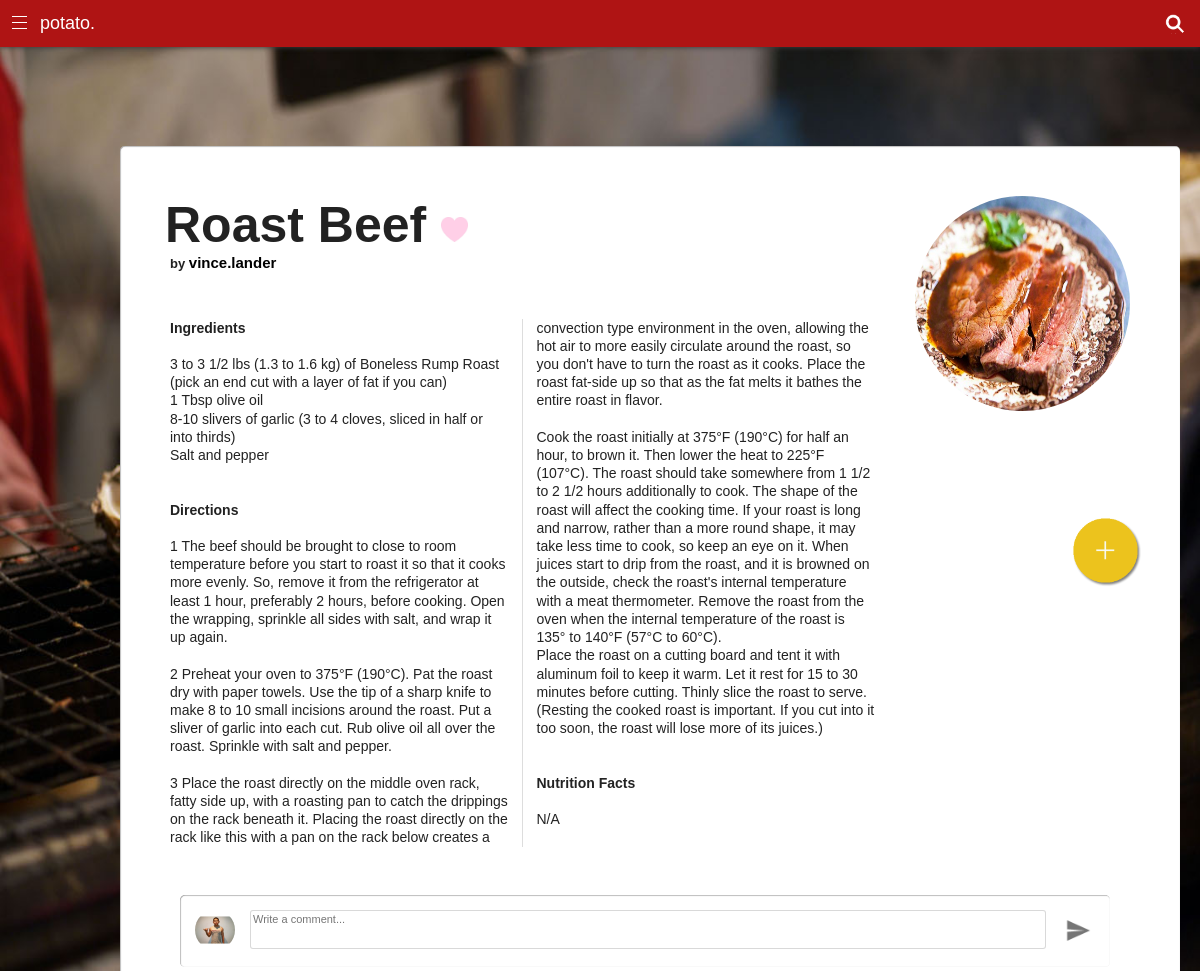
/recipe.php?link=10003 (signed in), run on the app's committed database.
### tables this page shows
CREATE TABLE `recipe` (
  `recipe_id` int(11) NOT NULL,
  `recipename` varchar(100) NOT NULL,
  `account_id` varchar(16) NOT NULL,
  `recipeimgname` varchar(45) NOT NULL,
  `file` varchar(45) NOT NULL,
  `favorite_count` int(11) NOT NULL DEFAULT '0',
  PRIMARY KEY (`recipe_id`)
);

CREATE TABLE `account` (
  `account_id` int(11) NOT NULL,
  `accimgname` varchar(45) NOT NULL DEFAULT 'default_pic.jpg',
  `username` varchar(16) NOT NULL,
  `password` varchar(16) NOT NULL,
  `firstname` varchar(45) NOT NULL,
  `lastname` varchar(45) NOT NULL,
  `email` varchar(45) NOT NULL,
  PRIMARY KEY (`account_id`)
);

### classes.php (called while the page is built, shortened)
<?php
class recipe
{
	private $recipe_id;
	private $recipe_name;
	private $account_id;
	private $recipeImg;
	private $ingredients;
	private $directions;
	private $facts;
	function __construct($id, $name, $accid, $img, $ing, $dir, $fac, $fcnt)
	{
		$this->recipe_id = $id;
		$this->recipe_name = $name;
		$this->account_id = $accid;
		$this->recipeImg = $img;
		$this->ingredients = $ing;
		$this->directions = $dir;
		$this->facts = $fac;
	}
	function set_ingredients($input)
	{
		$this->ingredients = $input;
	}
	function set_directions($input)
	{
		$this->directions = $input;
	}
	function set_facts($input)
	{
		$this->facts = $input;
	}
	function get_recipeid()
	{
		return $this->recipe_id;
	}
	function get_recipename()
	{
		return $this->recipe_name;
	}
	function get_accid()
	{
		return $this->account_id;
	}
	function get_recipeimg()
	{
		return $this->recipeImg;
	}
	function get_ingredients()
	{
		return $this->ingredients;
	}
	function get_directions()
	{
		return $this->directions;
	}
	function get_facts()
	{
		return $this->facts;
	}
}
class account
{
	public $account_id;
	public $account_img;
	public $username;
	function __construct($accid, $img, $user, $pass, $fn, $ln, $em)
	{
		$this->account_id = $accid;
		$this->account_img = $img;
		$this->username = $user;
	}
	function getUser()
	{
		return $this->username;
	}
	function getImg()
	{
		return $this->account_img;
	}
	function getAccid()
	{
		return $this->account_id;
	}
}
?>

### recipe.php (the view, shortened to what this page needs)
<?php
	include 'functions.php';
	loadAll();
	if(isset($_SESSION["username"])){
		$loggedIn_account = getAccount($_SESSION["username"]);
		$la_id = $loggedIn_account->getAccid();
		if(!isset($_GET["link"])){
			echo "<h1 align=\"center\">No recipe selected.</h1>";
			header('Refresh: 2; URL=home.php');
			exit;
		}
		else{
			$recipe_id = $_GET["link"];
			$recipe = getRecipeById($recipe_id);
			$poster = getAccount(getAccountName($recipe->get_accid()));
		}
	}
	else{
		echo "You are not logged in.";
		header('Refresh: 2; URL=index.php');
		exit;
	}
?>
<!DOCTYPE html>
<html>
	<head>
		<link rel = "stylesheet" type = "text/css" href = "css/style.css">
	</head>
	<body>
		<div class = "foodList">
			<?php include 'header.php'; ?>
			<div class = "menuBox" id = "inbox">
				<img class = "reviewImg" src = "images/recipe/<?php echo $recipe->get_recipeimg()?>">
				<p class = "reviewHead"><?php echo $recipe->get_recipename(); ?><?php echoFavorite($la_id, $recipe_id, "2"); ?></p>
				<p class = "userTag">by <a href = "account.php?id=<?php echo $poster->getAccid(); ?>"><?php echo $poster->getUser(); ?></a></p>
				<br>
				<br>
				<br>
				<p class = "recipeText">
					<b>Ingredients</b>
					<br>
					<br>
					<?php echo $recipe->get_ingredients(); ?>
  					<br>
  					<b>Directions</b>
  					<br>
  					<br>
					<?php echo $recipe->get_directions(); ?>
					<br>
					<b>Nutrition Facts</b>
					<br>
					<br>
					<?php echo $recipe ->get_facts(); ?>
				</p>
				<br>
				<br>
				<br>
				<?php include 'addComment.php'; ?>
			</div>
			<div class = "addButton">
				<a href = "post.php"><img class = "postImg" src = "images/addButton.png"></a>
			</div>
		</div>
	</body>
</html>

### addComment.php (shortened to what this page needs)
<html>
	<div class = "commentBox">
		<img class = "itemBoxImg" src = "images/profile/<?php echo $loggedIn_account->getImg()?>">
		<form action = "post_comment.php?id=<?php echo $_GET['link']; ?>&type=<?php echo $_GET['type']; ?>" method = "post">
			<textarea class = "cBox" placeholder = "Write a comment..." name = "text"/></textarea>
			<button id = "postButton" onclick = "document.forms["pComment"].submit();"><img class = "sendImg" src = "images/sent.png"></button>
		</form>
	</div>
</html>

### css/style.css (style rules this page uses)
body { margin: 0px; }
p { font-style: helvetica; font-family: sans-serif; }
a { color: black; font-size: 15px; font-style: helvetica; font-family: sans-serif; text-decoration: none; }
.foodList { background: url(../images/registerBackground.jpg); background-repeat: no-repeat; background-size: 100% 100%; width: 100%; height: 100%; position: absolute; overflow: auto; }
.addButton { top: 510px; right: 55px; margin: 0px; width: 80px; height: 80px; position: fixed; z-index: 1; }
p.reviewHead { margin: 0px; padding-top: 20px; padding-left: 15px; color: rgba(10, 10, 10, 0.9); font-size: 50px; font-weight: bold; }
p.recipeText { margin: 0px; padding-left: 20px; padding-right: 20px; line-height: 130%; -webkit-columns: 2 200px; columns: 2 200px; -webkit-column-gap: 2em; column-gap: 2em; -webkit-column-rule: 1px solid #ddd; column-rule: 1px solid #ddd; }
p.userTag { margin: 0px; padding-left: 20px; color: rgba(10, 10, 10, 0.9); font-size: 13px; font-weight: bold; }
.menuBox { top: 40%; left: 10%; margin-bottom: 40px; padding: 30px; color: rgba(10, 10, 10, 0.9); font-style: helvetica; font-family: sans-serif; font-size: 14px; background-color: rgb(255, 255, 255); border-radius: 5px; box-shadow: 0.5px 0.5px 1px #888888 inset; width: 1000px; height: auto; opacity: 0; position: absolute; }
.commentBox { left: 30px; padding: 15px; color: rgba(10, 10, 10, 0.9); background-color: rgb(255, 255, 255); border-radius: 5px; box-shadow: 0.5px 0.5px 1px #888888 inset; width: 900px; height: auto; position: relative; }
.cBox { margin-left: 15px; padding-bottom: 0px; color: rgb(10, 10, 10); font-style: helvetica; font-family: sans-serif; font-size: 11px; border: 1px solid rgba(0,0,0,0.15); border-radius: 3px; min-height: 35px; opacity: 1.0; overflow: hidden; resize: none; }
img.itemBoxImg { background-repeat: no-repeat; background-position: 50%; border-radius: 50%; width: 40px; height: 40px; float: left; }
img.reviewImg { margin: 20px; background-repeat: no-repeat; background-position: 50%; border-radius: 50%; width: 215px; height: 215px; float: right; }
img.sendImg { top: 22px; right: 18px; background-repeat: no-repeat; width: 27px; height:27px; position: absolute; }
img.postImg { background-repeat: no-repeat; width: 80px; height: 80px; }
#postButton { background-color: transparent; border-color: transparent; }

### data on the page
recipe: recipeimgname (picture), recipename "Roast Beef"
account: username "vince.lander"
account: accimgname (picture)

### other printed values
$recipe ->get_facts() "N/A"
